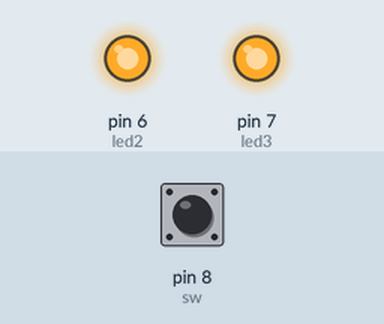
Bench run of a sketch on a simulated Arduino Uno, built with avr-gcc and run on an emulated ATmega328P. On the bench: output pins drawn as LEDs (lit = HIGH). The inputs (shaded band) are chosen by the test bench; at power-on: pin 8 (sw) HIGH.

Above: at 1.2 s.
1.3 s: pin 8 (sw) pulled LOW for 0.15 s
At 1.4 s:
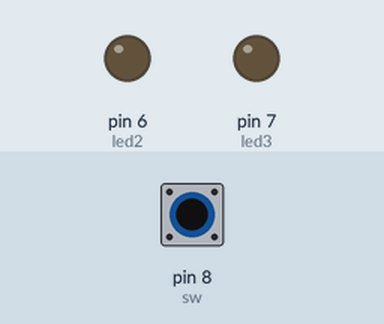
3.0 s: pin 8 (sw) pulled LOW for 3.2 s
At 6.8 s:
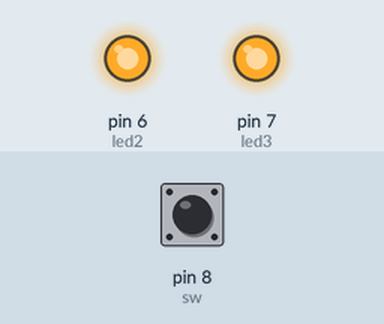
Timing chart, 0 to 8.3 s (numbered marks = the images above; inputs shaded):
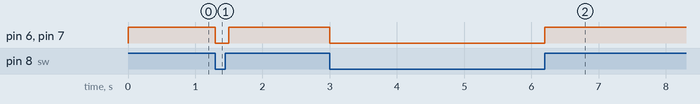

The sketch:

sw_led.ino
```cpp
//int led1 = 5;
int led2 = 6;
int led3 = 7;
int sw = 8;

void setup() {
  pinMode(sw, INPUT);
  //pinMode(led1, OUTPUT);
  pinMode(led2, OUTPUT);
  pinMode(led3, OUTPUT);
}

void loop() {
  if(digitalRead(sw) == 0) {
    //digitalWrite(led1, LOW);
    digitalWrite(led2, LOW);
    digitalWrite(led3, LOW);
  }
  else {
    //digitalWrite(led1, HIGH);
    digitalWrite(led2, HIGH);
    digitalWrite(led3, HIGH);
  }
  delay(100);
}
```

Measured:
- after the input at 1.3 s, pin 6 (led2), pin 7 (led3): HIGH → LOW at once, → HIGH 0.20 s later
- after the input at 3.0 s, pin 6 (led2), pin 7 (led3): HIGH → LOW at once, → HIGH 3.2 s later
